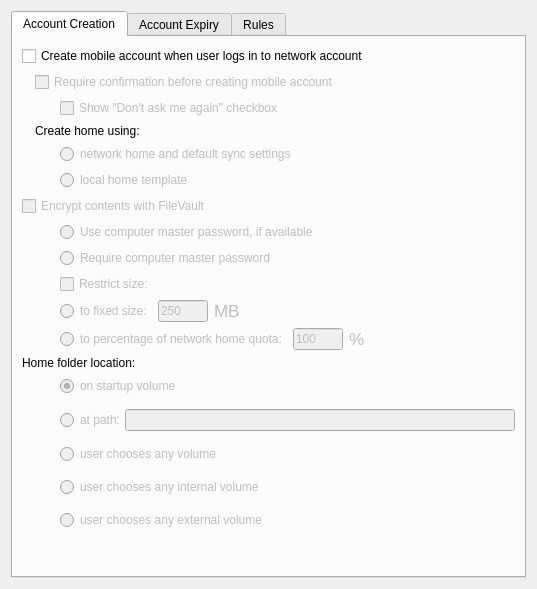
<?xml version="1.0" encoding="UTF-8"?>
<ui version="4.0">
 <class>MobilityForm</class>
 <widget class="QWidget" name="MobilityForm">
  <property name="geometry">
   <rect>
    <x>0</x>
    <y>0</y>
    <width>537</width>
    <height>589</height>
   </rect>
  </property>
  <layout class="QVBoxLayout" name="verticalLayout_2">
   <item>
    <widget class="QTabWidget" name="mainTabWidget">
     <property name="currentIndex">
      <number>0</number>
     </property>
     <widget class="QWidget" name="AccountCreationTab">
      <attribute name="title">
       <string>Account Creation</string>
      </attribute>
      <layout class="QVBoxLayout" name="verticalLayout_10">
       <item>
        <widget class="QCheckBox" name="createMobileAccountCB">
         <property name="enabled">
          <bool>true</bool>
         </property>
         <property name="text">
          <string>Create mobile account when user logs in to network account</string>
         </property>
        </widget>
       </item>
       <item>
        <layout class="QHBoxLayout" name="horizontalLayout_16">
         <item>
          <spacer name="horizontalSpacer_2">
           <property name="orientation">
            <enum>Qt::Horizontal</enum>
           </property>
           <property name="sizeType">
            <enum>QSizePolicy::Fixed</enum>
           </property>
           <property name="sizeHint" stdset="0">
            <size>
             <width>13</width>
             <height>13</height>
            </size>
           </property>
          </spacer>
         </item>
         <item>
          <widget class="QCheckBox" name="requireConfirmationCB">
           <property name="enabled">
            <bool>false</bool>
           </property>
           <property name="text">
            <string>Require confirmation before creating mobile account</string>
           </property>
          </widget>
         </item>
        </layout>
       </item>
       <item>
        <layout class="QHBoxLayout" name="horizontalLayout_15">
         <item>
          <spacer name="horizontalSpacer">
           <property name="orientation">
            <enum>Qt::Horizontal</enum>
           </property>
           <property name="sizeType">
            <enum>QSizePolicy::Fixed</enum>
           </property>
           <property name="sizeHint" stdset="0">
            <size>
             <width>38</width>
             <height>13</height>
            </size>
           </property>
          </spacer>
         </item>
         <item>
          <widget class="QCheckBox" name="showDontAskCB">
           <property name="enabled">
            <bool>false</bool>
           </property>
           <property name="text">
            <string>Show &quot;Don't ask me again&quot; checkbox                        </string>
           </property>
          </widget>
         </item>
        </layout>
       </item>
       <item>
        <layout class="QHBoxLayout" name="horizontalLayout_14">
         <item>
          <spacer name="horizontalSpacer_25">
           <property name="orientation">
            <enum>Qt::Horizontal</enum>
           </property>
           <property name="sizeType">
            <enum>QSizePolicy::Fixed</enum>
           </property>
           <property name="sizeHint" stdset="0">
            <size>
             <width>13</width>
             <height>13</height>
            </size>
           </property>
          </spacer>
         </item>
         <item>
          <widget class="QLabel" name="createhomeUsingLBL">
           <property name="enabled">
            <bool>true</bool>
           </property>
           <property name="text">
            <string>Create home using:</string>
           </property>
          </widget>
         </item>
        </layout>
       </item>
       <item>
        <layout class="QHBoxLayout" name="horizontalLayout_13">
         <item>
          <spacer name="horizontalSpacer_3">
           <property name="orientation">
            <enum>Qt::Horizontal</enum>
           </property>
           <property name="sizeType">
            <enum>QSizePolicy::Fixed</enum>
           </property>
           <property name="sizeHint" stdset="0">
            <size>
             <width>38</width>
             <height>13</height>
            </size>
           </property>
          </spacer>
         </item>
         <item>
          <layout class="QVBoxLayout" name="verticalLayout">
           <item>
            <widget class="QRadioButton" name="networkHomeRB">
             <property name="enabled">
              <bool>false</bool>
             </property>
             <property name="text">
              <string>network home and default sync settings</string>
             </property>
             <property name="checked">
              <bool>false</bool>
             </property>
            </widget>
           </item>
           <item>
            <widget class="QRadioButton" name="localHomeRB">
             <property name="enabled">
              <bool>false</bool>
             </property>
             <property name="text">
              <string>local home template</string>
             </property>
             <property name="checked">
              <bool>true</bool>
             </property>
            </widget>
           </item>
          </layout>
         </item>
        </layout>
       </item>
       <item>
        <widget class="QCheckBox" name="encryptContentCB">
         <property name="enabled">
          <bool>false</bool>
         </property>
         <property name="text">
          <string>Encrypt contents with FileVault</string>
         </property>
        </widget>
       </item>
       <item>
        <layout class="QHBoxLayout" name="horizontalLayout_9">
         <item>
          <spacer name="horizontalSpacer_6">
           <property name="orientation">
            <enum>Qt::Horizontal</enum>
           </property>
           <property name="sizeType">
            <enum>QSizePolicy::Fixed</enum>
           </property>
           <property name="sizeHint" stdset="0">
            <size>
             <width>38</width>
             <height>13</height>
            </size>
           </property>
          </spacer>
         </item>
         <item>
          <layout class="QVBoxLayout" name="verticalLayout_8">
           <item>
            <widget class="QRadioButton" name="userComputerMasterPasswordRB">
             <property name="enabled">
              <bool>false</bool>
             </property>
             <property name="text">
              <string>Use computer master password, if available</string>
             </property>
             <property name="checked">
              <bool>true</bool>
             </property>
            </widget>
           </item>
           <item>
            <widget class="QRadioButton" name="requireComputerMasterPasswordRB">
             <property name="enabled">
              <bool>false</bool>
             </property>
             <property name="text">
              <string>Require computer master password</string>
             </property>
            </widget>
           </item>
           <item>
            <widget class="QCheckBox" name="restrictSizeCB">
             <property name="enabled">
              <bool>false</bool>
             </property>
             <property name="text">
              <string>Restrict size:</string>
             </property>
            </widget>
           </item>
           <item>
            <layout class="QHBoxLayout" name="horizontalLayout_3">
             <item>
              <widget class="QRadioButton" name="toFixedSizeRB">
               <property name="enabled">
                <bool>false</bool>
               </property>
               <property name="text">
                <string>to fixed size:</string>
               </property>
               <property name="checked">
                <bool>false</bool>
               </property>
              </widget>
             </item>
             <item>
              <widget class="QLineEdit" name="toFixedSizeLE">
               <property name="enabled">
                <bool>false</bool>
               </property>
               <property name="sizePolicy">
                <sizepolicy hsizetype="Maximum" vsizetype="Fixed">
                 <horstretch>0</horstretch>
                 <verstretch>0</verstretch>
                </sizepolicy>
               </property>
               <property name="maximumSize">
                <size>
                 <width>50</width>
                 <height>16777215</height>
                </size>
               </property>
               <property name="text">
                <string>250</string>
               </property>
              </widget>
             </item>
             <item>
              <widget class="QLabel" name="MBLabel">
               <property name="enabled">
                <bool>false</bool>
               </property>
               <property name="font">
                <font>
                 <pointsize>13</pointsize>
                </font>
               </property>
               <property name="text">
                <string>MB</string>
               </property>
              </widget>
             </item>
             <item>
              <spacer name="horizontalSpacer_4">
               <property name="orientation">
                <enum>Qt::Horizontal</enum>
               </property>
               <property name="sizeHint" stdset="0">
                <size>
                 <width>40</width>
                 <height>13</height>
                </size>
               </property>
              </spacer>
             </item>
            </layout>
           </item>
           <item>
            <layout class="QHBoxLayout" name="horizontalLayout_7">
             <item>
              <widget class="QRadioButton" name="toPercentageRB">
               <property name="enabled">
                <bool>false</bool>
               </property>
               <property name="text">
                <string>to percentage of network home quota:</string>
               </property>
               <property name="checked">
                <bool>false</bool>
               </property>
              </widget>
             </item>
             <item>
              <widget class="QLineEdit" name="toPercentageLE">
               <property name="enabled">
                <bool>false</bool>
               </property>
               <property name="sizePolicy">
                <sizepolicy hsizetype="Maximum" vsizetype="Fixed">
                 <horstretch>0</horstretch>
                 <verstretch>0</verstretch>
                </sizepolicy>
               </property>
               <property name="maximumSize">
                <size>
                 <width>50</width>
                 <height>16777215</height>
                </size>
               </property>
               <property name="text">
                <string>100</string>
               </property>
              </widget>
             </item>
             <item>
              <widget class="QLabel" name="PercentLabel">
               <property name="enabled">
                <bool>false</bool>
               </property>
               <property name="font">
                <font>
                 <pointsize>13</pointsize>
                </font>
               </property>
               <property name="text">
                <string>%</string>
               </property>
              </widget>
             </item>
             <item>
              <spacer name="horizontalSpacer_5">
               <property name="orientation">
                <enum>Qt::Horizontal</enum>
               </property>
               <property name="sizeHint" stdset="0">
                <size>
                 <width>40</width>
                 <height>13</height>
                </size>
               </property>
              </spacer>
             </item>
            </layout>
           </item>
          </layout>
         </item>
        </layout>
       </item>
       <item>
        <widget class="QLabel" name="homeFolderLocationLBL">
         <property name="text">
          <string>Home folder location:</string>
         </property>
        </widget>
       </item>
       <item>
        <layout class="QHBoxLayout" name="horizontalLayout_8">
         <item>
          <spacer name="horizontalSpacer_17">
           <property name="orientation">
            <enum>Qt::Horizontal</enum>
           </property>
           <property name="sizeType">
            <enum>QSizePolicy::Fixed</enum>
           </property>
           <property name="sizeHint" stdset="0">
            <size>
             <width>38</width>
             <height>13</height>
            </size>
           </property>
          </spacer>
         </item>
         <item>
          <layout class="QVBoxLayout" name="verticalLayout_9">
           <property name="spacing">
            <number>13</number>
           </property>
           <item>
            <widget class="QRadioButton" name="hflStartupRB">
             <property name="enabled">
              <bool>false</bool>
             </property>
             <property name="text">
              <string>on startup volume</string>
             </property>
             <property name="checked">
              <bool>true</bool>
             </property>
            </widget>
           </item>
           <item>
            <layout class="QHBoxLayout" name="horizontalLayout_6" stretch="0,1">
             <property name="spacing">
              <number>0</number>
             </property>
             <item>
              <widget class="QRadioButton" name="hflAtPathRB">
               <property name="enabled">
                <bool>false</bool>
               </property>
               <property name="text">
                <string>at path:</string>
               </property>
              </widget>
             </item>
             <item>
              <widget class="QLineEdit" name="hflAtPathLE">
               <property name="enabled">
                <bool>false</bool>
               </property>
               <property name="sizePolicy">
                <sizepolicy hsizetype="Expanding" vsizetype="Fixed">
                 <horstretch>0</horstretch>
                 <verstretch>0</verstretch>
                </sizepolicy>
               </property>
              </widget>
             </item>
            </layout>
           </item>
           <item>
            <widget class="QRadioButton" name="hflUserChoosesRB">
             <property name="enabled">
              <bool>false</bool>
             </property>
             <property name="text">
              <string>user chooses any volume</string>
             </property>
            </widget>
           </item>
           <item>
            <widget class="QRadioButton" name="hflUserChoosesInternalRB">
             <property name="enabled">
              <bool>false</bool>
             </property>
             <property name="text">
              <string>user chooses any internal volume</string>
             </property>
            </widget>
           </item>
           <item>
            <widget class="QRadioButton" name="hflUserChoosesExternalRB">
             <property name="enabled">
              <bool>false</bool>
             </property>
             <property name="text">
              <string>user chooses any external volume</string>
             </property>
            </widget>
           </item>
          </layout>
         </item>
        </layout>
       </item>
       <item>
        <spacer name="verticalSpacer_4">
         <property name="orientation">
          <enum>Qt::Vertical</enum>
         </property>
         <property name="sizeHint" stdset="0">
          <size>
           <width>20</width>
           <height>73</height>
          </size>
         </property>
        </spacer>
       </item>
      </layout>
     </widget>
     <widget class="QWidget" name="AccountExpiryTab">
      <attribute name="title">
       <string>Account Expiry</string>
      </attribute>
      <layout class="QVBoxLayout" name="verticalLayout_4">
       <item>
        <widget class="QCheckBox" name="deleteMobileAccountsCB">
         <property name="text">
          <string>Delete mobile accounts:</string>
         </property>
        </widget>
       </item>
       <item>
        <layout class="QHBoxLayout" name="horizontalLayout_18">
         <item>
          <spacer name="horizontalSpacer_7">
           <property name="orientation">
            <enum>Qt::Horizontal</enum>
           </property>
           <property name="sizeType">
            <enum>QSizePolicy::Fixed</enum>
           </property>
           <property name="sizeHint" stdset="0">
            <size>
             <width>38</width>
             <height>13</height>
            </size>
           </property>
          </spacer>
         </item>
         <item>
          <layout class="QGridLayout" name="gridLayout">
           <item row="0" column="0">
            <widget class="QLineEdit" name="deleteAfterLE">
             <property name="enabled">
              <bool>false</bool>
             </property>
             <property name="sizePolicy">
              <sizepolicy hsizetype="Maximum" vsizetype="Fixed">
               <horstretch>0</horstretch>
               <verstretch>0</verstretch>
              </sizepolicy>
             </property>
             <property name="maximumSize">
              <size>
               <width>50</width>
               <height>16777215</height>
              </size>
             </property>
             <property name="text">
              <string>0</string>
             </property>
             <property name="alignment">
              <set>Qt::AlignLeading|Qt::AlignLeft|Qt::AlignVCenter</set>
             </property>
            </widget>
           </item>
           <item row="0" column="1">
            <layout class="QHBoxLayout" name="horizontalLayout_17">
             <item>
              <widget class="QComboBox" name="deleteAfterCombo">
               <property name="enabled">
                <bool>false</bool>
               </property>
               <property name="sizePolicy">
                <sizepolicy hsizetype="Expanding" vsizetype="Fixed">
                 <horstretch>0</horstretch>
                 <verstretch>0</verstretch>
                </sizepolicy>
               </property>
              </widget>
             </item>
             <item>
              <widget class="QLabel" name="deleteLabel">
               <property name="enabled">
                <bool>false</bool>
               </property>
               <property name="text">
                <string>after user's next login</string>
               </property>
              </widget>
             </item>
             <item>
              <spacer name="horizontalSpacer_14">
               <property name="orientation">
                <enum>Qt::Horizontal</enum>
               </property>
               <property name="sizeHint" stdset="0">
                <size>
                 <width>40</width>
                 <height>20</height>
                </size>
               </property>
              </spacer>
             </item>
            </layout>
           </item>
           <item row="1" column="1">
            <widget class="QLabel" name="deleteLabel2">
             <property name="enabled">
              <bool>false</bool>
             </property>
             <property name="text">
              <string>Setting this value to 0 causes the mobile account to be deleted as soon as possible</string>
             </property>
             <property name="wordWrap">
              <bool>true</bool>
             </property>
            </widget>
           </item>
          </layout>
         </item>
        </layout>
       </item>
       <item>
        <layout class="QHBoxLayout" name="horizontalLayout">
         <item>
          <spacer name="horizontalSpacer_8">
           <property name="orientation">
            <enum>Qt::Horizontal</enum>
           </property>
           <property name="sizeType">
            <enum>QSizePolicy::Fixed</enum>
           </property>
           <property name="sizeHint" stdset="0">
            <size>
             <width>13</width>
             <height>13</height>
            </size>
           </property>
          </spacer>
         </item>
         <item>
          <widget class="QCheckBox" name="deleteAfterSuccessfulSyncCB">
           <property name="enabled">
            <bool>false</bool>
           </property>
           <property name="text">
            <string>Deleted only after successful sync</string>
           </property>
           <property name="checked">
            <bool>true</bool>
           </property>
          </widget>
         </item>
        </layout>
       </item>
       <item>
        <spacer name="verticalSpacer">
         <property name="orientation">
          <enum>Qt::Vertical</enum>
         </property>
         <property name="sizeHint" stdset="0">
          <size>
           <width>20</width>
           <height>40</height>
          </size>
         </property>
        </spacer>
       </item>
      </layout>
     </widget>
     <widget class="QWidget" name="RulesTab">
      <attribute name="title">
       <string>Rules</string>
      </attribute>
      <layout class="QVBoxLayout" name="verticalLayout_3">
       <item>
        <widget class="QTabWidget" name="tabWidget">
         <property name="currentIndex">
          <number>0</number>
         </property>
         <widget class="QWidget" name="preferenceSyncTab">
          <attribute name="title">
           <string>Preference Sync</string>
          </attribute>
          <layout class="QVBoxLayout" name="verticalLayout_5">
           <item>
            <layout class="QHBoxLayout" name="horizontalLayout_2">
             <item>
              <widget class="QLabel" name="label_15">
               <property name="text">
                <string>Sync:</string>
               </property>
              </widget>
             </item>
             <item>
              <widget class="QCheckBox" name="prefAtLoginCB">
               <property name="text">
                <string>at login</string>
               </property>
               <property name="checked">
                <bool>true</bool>
               </property>
              </widget>
             </item>
             <item>
              <widget class="QCheckBox" name="prefAtLogOutCB">
               <property name="text">
                <string>at logout</string>
               </property>
               <property name="checked">
                <bool>true</bool>
               </property>
              </widget>
             </item>
             <item>
              <widget class="QCheckBox" name="prefInTheBackgroundCB">
               <property name="text">
                <string>in the background</string>
               </property>
               <property name="checked">
                <bool>true</bool>
               </property>
              </widget>
             </item>
             <item>
              <widget class="QCheckBox" name="prefManuallyCB">
               <property name="text">
                <string>manually</string>
               </property>
               <property name="checked">
                <bool>true</bool>
               </property>
              </widget>
             </item>
            </layout>
           </item>
           <item>
            <widget class="QLabel" name="label">
             <property name="text">
              <string>Sync Folders</string>
             </property>
            </widget>
           </item>
           <item>
            <widget class="QLabel" name="lTip">
             <property name="text">
              <string>Files in these folders will sync as specified above</string>
             </property>
            </widget>
           </item>
           <item>
            <widget class="QListWidget" name="prefSyncFolderListWidget"/>
           </item>
           <item>
            <layout class="QHBoxLayout" name="horizontalLayout_4">
             <item>
              <widget class="QToolButton" name="prefSyncFolderAddTB">
               <property name="text">
                <string>+</string>
               </property>
              </widget>
             </item>
             <item>
              <widget class="QToolButton" name="prefSyncFolderRemoveTB">
               <property name="text">
                <string>-</string>
               </property>
              </widget>
             </item>
             <item>
              <spacer name="horizontalSpacer_21">
               <property name="orientation">
                <enum>Qt::Horizontal</enum>
               </property>
               <property name="sizeHint" stdset="0">
                <size>
                 <width>40</width>
                 <height>20</height>
                </size>
               </property>
              </spacer>
             </item>
            </layout>
           </item>
           <item>
            <widget class="QLabel" name="label_4">
             <property name="text">
              <string>Skip Items</string>
             </property>
            </widget>
           </item>
           <item>
            <widget class="QLabel" name="lTip_4">
             <property name="text">
              <string>Skip items that match any of the following:</string>
             </property>
            </widget>
           </item>
           <item>
            <widget class="StyledTreeWidget" name="prefSkipItemTreeWidget">
             <property name="autoScrollMargin">
              <number>16</number>
             </property>
             <property name="headerHidden">
              <bool>true</bool>
             </property>
             <property name="columnCount">
              <number>2</number>
             </property>
             <column>
              <property name="text">
               <string>dfgh</string>
              </property>
             </column>
             <column>
              <property name="text">
               <string notr="true">2</string>
              </property>
             </column>
            </widget>
           </item>
           <item>
            <layout class="QHBoxLayout" name="horizontalLayout_11">
             <item>
              <widget class="QToolButton" name="prefSkipItemAddTB">
               <property name="text">
                <string>+</string>
               </property>
              </widget>
             </item>
             <item>
              <widget class="QToolButton" name="prefSkipItemRemoveTB">
               <property name="text">
                <string>-</string>
               </property>
              </widget>
             </item>
             <item>
              <spacer name="horizontalSpacer_23">
               <property name="orientation">
                <enum>Qt::Horizontal</enum>
               </property>
               <property name="sizeHint" stdset="0">
                <size>
                 <width>40</width>
                 <height>20</height>
                </size>
               </property>
              </spacer>
             </item>
            </layout>
           </item>
           <item>
            <widget class="QCheckBox" name="prefMergeWithUserCB">
             <property name="text">
              <string>Merge with user's settings</string>
             </property>
            </widget>
           </item>
          </layout>
         </widget>
         <widget class="QWidget" name="homeSyncTab">
          <attribute name="title">
           <string>Home Sync</string>
          </attribute>
          <layout class="QVBoxLayout" name="verticalLayout_6">
           <item>
            <layout class="QHBoxLayout" name="horizontalLayout_10">
             <item>
              <widget class="QLabel" name="label_16">
               <property name="text">
                <string>Sync:</string>
               </property>
              </widget>
             </item>
             <item>
              <widget class="QCheckBox" name="homeAtLoginCB">
               <property name="text">
                <string>at login</string>
               </property>
               <property name="checked">
                <bool>true</bool>
               </property>
              </widget>
             </item>
             <item>
              <widget class="QCheckBox" name="homeAtLogoutCB">
               <property name="text">
                <string>at logout</string>
               </property>
               <property name="checked">
                <bool>true</bool>
               </property>
              </widget>
             </item>
             <item>
              <widget class="QCheckBox" name="homeInTheBackgroundCB">
               <property name="text">
                <string>in the background</string>
               </property>
               <property name="checked">
                <bool>true</bool>
               </property>
              </widget>
             </item>
             <item>
              <widget class="QCheckBox" name="homeManuallyCB">
               <property name="text">
                <string>manually</string>
               </property>
               <property name="checked">
                <bool>true</bool>
               </property>
              </widget>
             </item>
            </layout>
           </item>
           <item>
            <widget class="QLabel" name="label_2">
             <property name="text">
              <string>Sync Folders</string>
             </property>
            </widget>
           </item>
           <item>
            <widget class="QLabel" name="lTip_2">
             <property name="text">
              <string>Files in these folders will sync as specified above</string>
             </property>
            </widget>
           </item>
           <item>
            <widget class="QListWidget" name="homeSyncFolderListWidget"/>
           </item>
           <item>
            <layout class="QHBoxLayout" name="horizontalLayout_12">
             <item>
              <widget class="QToolButton" name="homeSyncFolderAddTB">
               <property name="text">
                <string>+</string>
               </property>
              </widget>
             </item>
             <item>
              <widget class="QToolButton" name="homeSyncFolderRemoveTB">
               <property name="text">
                <string>-</string>
               </property>
              </widget>
             </item>
             <item>
              <spacer name="horizontalSpacer_24">
               <property name="orientation">
                <enum>Qt::Horizontal</enum>
               </property>
               <property name="sizeHint" stdset="0">
                <size>
                 <width>40</width>
                 <height>20</height>
                </size>
               </property>
              </spacer>
             </item>
            </layout>
           </item>
           <item>
            <widget class="QLabel" name="label_5">
             <property name="text">
              <string>Skip Items</string>
             </property>
            </widget>
           </item>
           <item>
            <widget class="QLabel" name="lTip_3">
             <property name="text">
              <string>Skip items that match any of the following:</string>
             </property>
            </widget>
           </item>
           <item>
            <widget class="StyledTreeWidget" name="homeSkipItemTreeWidget">
             <property name="autoScrollMargin">
              <number>16</number>
             </property>
             <property name="headerHidden">
              <bool>true</bool>
             </property>
             <property name="columnCount">
              <number>2</number>
             </property>
             <column>
              <property name="text">
               <string>dfgh</string>
              </property>
             </column>
             <column>
              <property name="text">
               <string notr="true">2</string>
              </property>
             </column>
            </widget>
           </item>
           <item>
            <layout class="QHBoxLayout" name="horizontalLayout_5">
             <item>
              <widget class="QToolButton" name="homeSkipItemAddTB">
               <property name="text">
                <string>+</string>
               </property>
              </widget>
             </item>
             <item>
              <widget class="QToolButton" name="homeSkipItemRemoveTB">
               <property name="text">
                <string>-</string>
               </property>
              </widget>
             </item>
             <item>
              <spacer name="horizontalSpacer_22">
               <property name="orientation">
                <enum>Qt::Horizontal</enum>
               </property>
               <property name="sizeHint" stdset="0">
                <size>
                 <width>40</width>
                 <height>20</height>
                </size>
               </property>
              </spacer>
             </item>
            </layout>
           </item>
           <item>
            <widget class="QCheckBox" name="homeMergeWithUserCB">
             <property name="text">
              <string>Merge with user's settings</string>
             </property>
            </widget>
           </item>
          </layout>
         </widget>
         <widget class="QWidget" name="RulesOptionsTab">
          <attribute name="title">
           <string>Options</string>
          </attribute>
          <layout class="QVBoxLayout" name="verticalLayout_7">
           <item>
            <widget class="QLabel" name="label_6">
             <property name="text">
              <string>Sync in the background:</string>
             </property>
            </widget>
           </item>
           <item>
            <layout class="QHBoxLayout" name="horizontalLayout_19">
             <item>
              <widget class="QRadioButton" name="rulesOptionsManuallyRB">
               <property name="text">
                <string>Manually</string>
               </property>
               <property name="checked">
                <bool>true</bool>
               </property>
              </widget>
             </item>
             <item>
              <widget class="QRadioButton" name="rulesOptionsEveryRB">
               <property name="text">
                <string>Every</string>
               </property>
               <property name="checked">
                <bool>false</bool>
               </property>
              </widget>
             </item>
             <item>
              <widget class="QLineEdit" name="syncInBackgroudLE">
               <property name="enabled">
                <bool>false</bool>
               </property>
               <property name="maximumSize">
                <size>
                 <width>40</width>
                 <height>16777215</height>
                </size>
               </property>
              </widget>
             </item>
             <item>
              <widget class="QLabel" name="syncInLabel">
               <property name="enabled">
                <bool>false</bool>
               </property>
               <property name="text">
                <string>minutes</string>
               </property>
              </widget>
             </item>
             <item>
              <spacer name="horizontalSpacer_9">
               <property name="orientation">
                <enum>Qt::Horizontal</enum>
               </property>
               <property name="sizeHint" stdset="0">
                <size>
                 <width>40</width>
                 <height>20</height>
                </size>
               </property>
              </spacer>
             </item>
            </layout>
           </item>
           <item>
            <widget class="QCheckBox" name="showStatusInMenuBarCB">
             <property name="text">
              <string>Show status in menu bar</string>
             </property>
             <property name="checked">
              <bool>false</bool>
             </property>
            </widget>
           </item>
           <item>
            <spacer name="verticalSpacer_3">
             <property name="orientation">
              <enum>Qt::Vertical</enum>
             </property>
             <property name="sizeHint" stdset="0">
              <size>
               <width>20</width>
               <height>40</height>
              </size>
             </property>
            </spacer>
           </item>
          </layout>
         </widget>
        </widget>
       </item>
      </layout>
     </widget>
    </widget>
   </item>
  </layout>
 </widget>
 <customwidgets>
  <customwidget>
   <class>StyledTreeWidget</class>
   <extends>QTreeWidget</extends>
   <header>FileWaveGuiLib/styledviews/styledtreeview.h</header>
  </customwidget>
 </customwidgets>
 <tabstops>
  <tabstop>mainTabWidget</tabstop>
  <tabstop>createMobileAccountCB</tabstop>
  <tabstop>requireConfirmationCB</tabstop>
  <tabstop>showDontAskCB</tabstop>
  <tabstop>networkHomeRB</tabstop>
  <tabstop>localHomeRB</tabstop>
  <tabstop>encryptContentCB</tabstop>
  <tabstop>requireComputerMasterPasswordRB</tabstop>
  <tabstop>userComputerMasterPasswordRB</tabstop>
  <tabstop>restrictSizeCB</tabstop>
  <tabstop>toFixedSizeRB</tabstop>
  <tabstop>toFixedSizeLE</tabstop>
  <tabstop>toPercentageRB</tabstop>
  <tabstop>toPercentageLE</tabstop>
  <tabstop>hflStartupRB</tabstop>
  <tabstop>hflAtPathRB</tabstop>
  <tabstop>hflAtPathLE</tabstop>
  <tabstop>hflUserChoosesRB</tabstop>
  <tabstop>hflUserChoosesInternalRB</tabstop>
  <tabstop>hflUserChoosesExternalRB</tabstop>
  <tabstop>deleteMobileAccountsCB</tabstop>
  <tabstop>deleteAfterLE</tabstop>
  <tabstop>deleteAfterCombo</tabstop>
  <tabstop>deleteAfterSuccessfulSyncCB</tabstop>
  <tabstop>tabWidget</tabstop>
  <tabstop>prefAtLoginCB</tabstop>
  <tabstop>prefAtLogOutCB</tabstop>
  <tabstop>prefInTheBackgroundCB</tabstop>
  <tabstop>prefManuallyCB</tabstop>
  <tabstop>prefSyncFolderListWidget</tabstop>
  <tabstop>prefSyncFolderAddTB</tabstop>
  <tabstop>prefSyncFolderRemoveTB</tabstop>
  <tabstop>prefSkipItemTreeWidget</tabstop>
  <tabstop>prefSkipItemAddTB</tabstop>
  <tabstop>prefSkipItemRemoveTB</tabstop>
  <tabstop>prefMergeWithUserCB</tabstop>
  <tabstop>homeAtLoginCB</tabstop>
  <tabstop>homeAtLogoutCB</tabstop>
  <tabstop>homeInTheBackgroundCB</tabstop>
  <tabstop>homeManuallyCB</tabstop>
  <tabstop>homeSyncFolderListWidget</tabstop>
  <tabstop>homeSyncFolderAddTB</tabstop>
  <tabstop>homeSyncFolderRemoveTB</tabstop>
  <tabstop>homeSkipItemTreeWidget</tabstop>
  <tabstop>homeSkipItemAddTB</tabstop>
  <tabstop>homeSkipItemRemoveTB</tabstop>
  <tabstop>homeMergeWithUserCB</tabstop>
  <tabstop>rulesOptionsManuallyRB</tabstop>
  <tabstop>rulesOptionsEveryRB</tabstop>
  <tabstop>syncInBackgroudLE</tabstop>
  <tabstop>showStatusInMenuBarCB</tabstop>
 </tabstops>
 <resources/>
 <connections/>
</ui>
